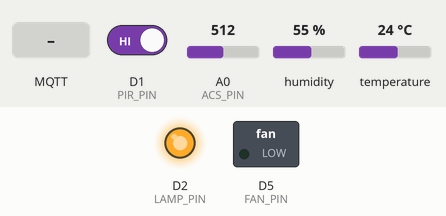
The sketch below on a simulated ESP8266 (NodeMCU). Parts: switched loads named in the sketch (green lamp = pin HIGH), output pins drawn as LEDs (lit = HIGH). The test bench sets the inputs (shaded band); at power-on: temperature 24 °C, D1 (PIR_PIN) HIGH, A0 (ACS_PIN) = 512, humidity 55 %. WiFi joins after 1.5 s; servers stay silent unless stated; no MQTT or app messages arrive unless stated; what the sketch prints to the serial monitor is not drawn.

Above: at 3.2 s.
3.3 s: temperature set to 29 °C
5.3 s: temperature set to 32 °C
At 6.7 s:
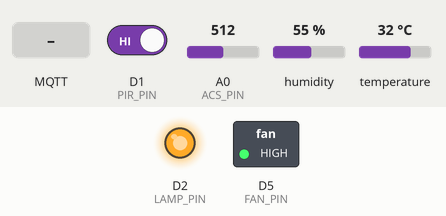
7.6 s: MQTT message "1" arrives on the first subscribed topic
At 8.6 s:
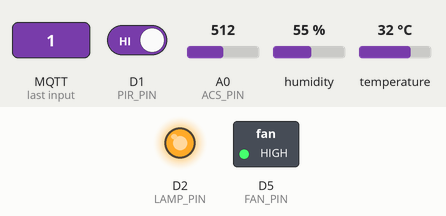
10.7 s: D1 (PIR_PIN) driven LOW
At 11.6 s:
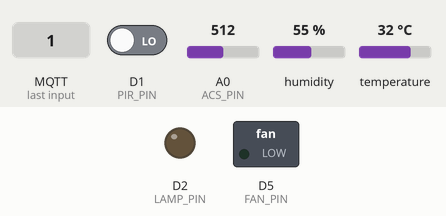
12.2 s: D1 (PIR_PIN) driven HIGH
At 13.1 s:
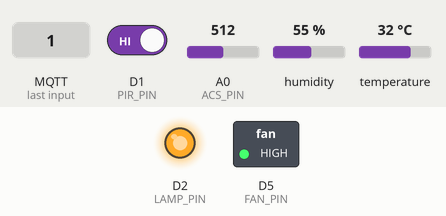
Timing chart, 0 to 14.8 s (numbered marks = the images above; inputs shaded):
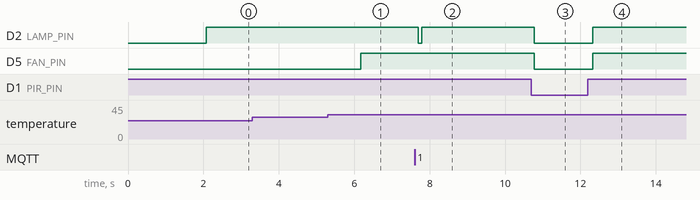

Measured:
- the behaviour switches between 30 and 31 °C on temperature (found by bisection; images 0 and 1)
- after the input at 3.3 s, every drawn part: stays the same
- after the input at 5.3 s, D5 (FAN_PIN): LOW → HIGH after 0.88 s
- after the input at 7.6 s, D2 (LAMP_PIN): HIGH → LOW after 0.10 s, → HIGH 0.10 s later
- after the input at 10.7 s, D2 (LAMP_PIN), D5 (FAN_PIN): HIGH → LOW after 0.08 s
- after the input at 12.2 s, D2 (LAMP_PIN), D5 (FAN_PIN): LOW → HIGH after 0.12 s

The sketch:

sketch_dec23a.ino
```cpp
#include <ESP8266WiFi.h>
#include <PubSubClient.h>
#include <DHT.h>
#include <ArduinoJson.h>

// PIN configuration
#define PIR_PIN D1      // Pin untuk sensor PIR
#define LAMP_PIN D2     // Pin untuk lampu
#define FAN_PIN D5      // Pin untuk kipas
#define ACS_PIN A0      // Pin untuk sensor ACS (ADC pin)

// DHT configuration
#define DHT_PIN D4      // Pin untuk DHT
#define DHT_TYPE DHT11  // DHT11 atau DHT22
DHT dht(DHT_PIN, DHT_TYPE);

// Wi-Fi configuration
const char* ssid = "Free WIFI Nexa";
const char* password = "freenexa";

// MQTT Broker Configuration
const char* mqttServer = "103.172.204.63";
const int mqttPort = 1883;
const char* mqttUser = "uas24_iot";
const char* mqttPassword = "uas24_iot";
const char* mqttSensorTopic = "UAS24-IOT/4.33.22.0.06/sensor"; // Topik pembacaan sensor
const char* mqttLampTopic = "UAS24-IOT/4.33.22.0.06/lamp_on";  // Topik kontrol lampu
const char* mqttFanTopic = "UAS24-IOT/4.33.22.0.06/fan_on";    // Topik kontrol kipas

WiFiClient wifiClient;
PubSubClient client(wifiClient);

// Constants and variables
const float sensitivity = 0.185;           // Sensitivitas ACS (contoh: 185mV/A untuk ACS712 5A)
const int adcResolution = 1024;            // Resolusi ADC (ESP8266 10-bit)
const float vRef = 3.3;                    // Tegangan referensi ADC (3.3V)

bool lampManualControl = false;
bool fanManualControl = false;

// Fungsi membaca arus dari sensor ACS
float readCurrent() {
  int adcValue = analogRead(ACS_PIN);
  float voltage = (adcValue * vRef) / adcResolution;
  float zeroPoint = vRef / 2;
  float current = (voltage - zeroPoint) / sensitivity;
  return current;
}

// Callback untuk menerima pesan MQTT
void callback(char* topic, byte* payload, unsigned int length) {
  StaticJsonDocument<200> doc;
  DeserializationError error = deserializeJson(doc, payload, length);

  if (error) {
    Serial.println("Error parsing JSON");
    return;
  }

  if (strcmp(topic, mqttLampTopic) == 0) {
    lampManualControl = doc["state"] == "ON";
    digitalWrite(LAMP_PIN, lampManualControl ? HIGH : LOW);
  } else if (strcmp(topic, mqttFanTopic) == 0) {
    fanManualControl = doc["state"] == "ON";
    digitalWrite(FAN_PIN, fanManualControl ? HIGH : LOW);
  }
}

// Fungsi untuk publikasi data sensor
void publishSensorData(int pirState, float temperature, float humidity, bool lampOn, bool fanOn, float currentUsage) {
  StaticJsonDocument<256> doc;
  doc["timestamp"] = millis();
  doc["person_detected"] = pirState;
  doc["temperature"] = temperature;
  doc["humidity"] = humidity;
  doc["lamp_on"] = lampOn;
  doc["fan_on"] = fanOn;
  doc["current_usage"] = currentUsage;

  char payload[256];
  serializeJson(doc, payload);
  client.publish(mqttSensorTopic, payload);
}

void setup() {
  Serial.begin(115200);
  dht.begin();

  pinMode(PIR_PIN, INPUT);
  pinMode(LAMP_PIN, OUTPUT);
  pinMode(FAN_PIN, OUTPUT);

  WiFi.begin(ssid, password);
  Serial.print("Menghubungkan ke Wi-Fi");
  while (WiFi.status() != WL_CONNECTED) {
    delay(1000);
    Serial.print(".");
  }
  Serial.println("\nTerhubung ke Wi-Fi");

  client.setServer(mqttServer, mqttPort);
  client.setCallback(callback);

  while (!client.connected()) {
    Serial.print("Menghubungkan ke broker MQTT...");
    if (client.connect("ESP8266Client", mqttUser, mqttPassword)) {
      Serial.println("Terkoneksi ke broker MQTT");
      client.subscribe(mqttLampTopic);
      client.subscribe(mqttFanTopic);
    } else {
      Serial.print("Gagal, coba lagi dalam 5 detik...\n");
      delay(5000);
    }
  }
}

void loop() {
  int pirState = digitalRead(PIR_PIN);
  float temperature = dht.readTemperature();
  float humidity = dht.readHumidity();
  float currentUsage = readCurrent();

  // Logika kontrol otomatis
  if (!lampManualControl) {
    digitalWrite(LAMP_PIN, pirState ? HIGH : LOW);
    client.publish(mqttLampTopic, pirState ? "{\"state\":\"ON\"}" : "{\"state\":\"OFF\"}");
  }

  if (!fanManualControl) {
    bool fanState = pirState && (temperature > 30.0);
    digitalWrite(FAN_PIN, fanState ? HIGH : LOW);
    client.publish(mqttFanTopic, fanState ? "{\"state\":\"ON\"}" : "{\"state\":\"OFF\"}");
  }

  // Publikasi data sensor setiap 5 detik
  static unsigned long lastPublishTime = 0;
  unsigned long currentMillis = millis();
  if (currentMillis - lastPublishTime >= 5000) {
    lastPublishTime = currentMillis;
    publishSensorData(pirState, temperature, humidity, digitalRead(LAMP_PIN), digitalRead(FAN_PIN), currentUsage);
  }

  client.loop();
  delay(100);
}
```
